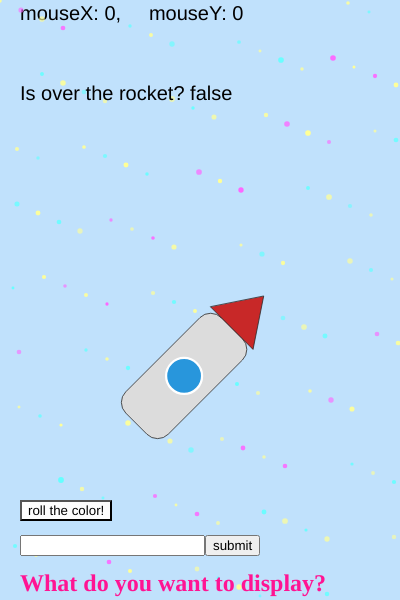
Frame 1 (no input)
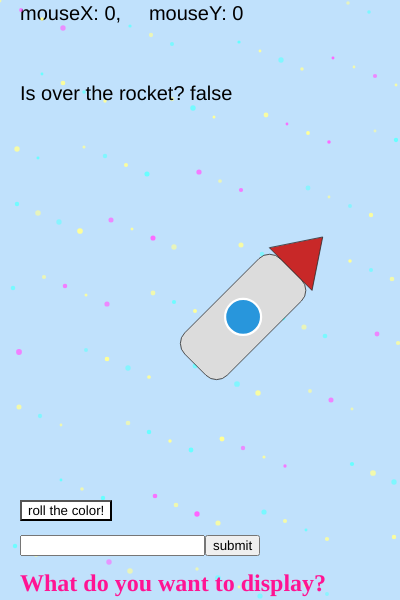
Frame 60 (no input)
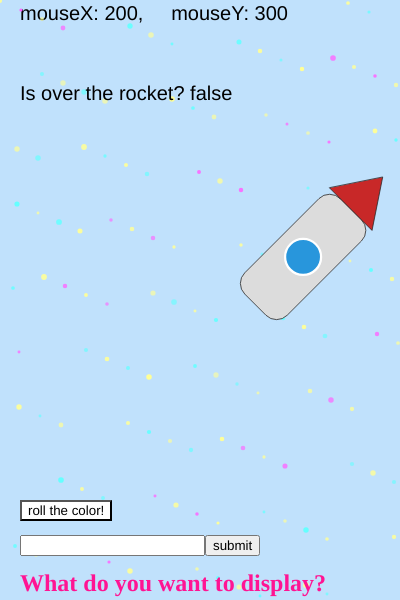
Frame 120 (the mouse pressed at the canvas centre since frame 60)

The p5.js sketch that drew these frames (run headless with seeded random() and noise() and a simulated clock; from frame 60 on, the mouse is pressed at the canvas centre):

// p5.js sketch
// ── sketch.js
// dimensioni del foglio da disegno
let xMax = 400;
let yMax = 600;

// posizione iniziale del razzo
let xRocket = xMax/2;
let yRocket = yMax*0.6;

// DIMENSIONI DEL RAZZO CI SERVONO PER VERIFICARE SE IL MOUSE È SOPRA IL RAZZO
let rocketHeight = 180;
let rocketWidth = 80;

// variabili interazione
let buttonText;
let buttonRolling;
let greeting;
let inpuText;
let bckgcolor = "#C0E1FC"
let sliderColor;
let rocketBodyColor = 220;

let colors = [ "red", "green", "pink", "blue", 
  "orange", "yellow" , "#C0E1FC", 220];

// disegna una singola stella; il colore dipende da i
function drawStar(i, starX, starY, transparency, size){
  if(i%2==0){
      //stella tipo 1
      fill(255, 255, 150, transparency);
      ellipse(starX, starY, size);
    } else if (i%3==0){
      //stella tipo 2
      fill(255, 100, 255, transparency);
      ellipse(starX, starY, size);
    } else {
      //stella tipo 3
      fill(100, 255, 255, transparency);
      ellipse(starX, starY, size);
    }

}

// disegna n stelle (default 120)
function drawStars(n=120){
  push(); // aprire contesto di disegno
  noStroke(); // eliminare i bordi 
  for (let i=0; i < n; i++){
    let starX = (i*37) % width + (i%3)*5;
    let starY = ((i*73) % height) + (1%7);

    // trasparenza casuale tra 150 e 255
    let randomTransparency = random(150, 255);
    // diametro casuale tra 2.8 e 5.8 pixel
    let randomSize = random(2.8, 5.8);

    drawStar(i, starX, starY, randomTransparency, randomSize)
  }
  pop();
}

// disegna il razzo in (x, y) con scala scl e rotazione angle (gradi)
function drawRocket(x, y, scl=1, angle=0){
  push();
  translate(x, y); // l'origine si sposta nella posizione del razzo
  scale(scl);      // ingrandire/rimpicciolire
  rotate(angle);   // ruotare attorno all'origine

  // da qui in poi le coordinate sono relative al razzo
  // corpo
  fill(rocketBodyColor);
  stroke(40);
  rectMode(CENTER);
  rect(0, 30, rocketWidth, rocketHeight, 20);

  // punta (triangolo rosso)
  fill(200, 40, 40);
  triangle(-40, -60, 40,-60, 0, -120)

  // finestrino
  fill(40, 150, 220);
  stroke(255);
  strokeWeight(3);
  ellipse(0, 30,48,48);

  pop(); // ripristinare il sistema di coordinate
}

// muovere il razzo: a destra e verso l'alto
function moveRocket(){
  // muovere il razzo: a destra e verso l'alto (retta 45°)
  xRocket = xRocket + 1;
  yRocket = yRocket - 1;

  // se il razzo è uscito in alto a destra,
  // riparte dal basso a sinistra
  if (xRocket > xMax - 40 && yRocket < 0){
    xRocket = 0;
    yRocket = yMax - 40; // calcolare la posizione in basso considerando l'altezza del razzo ruotato
  }
}

function setup() {
  createCanvas(xMax, yMax); // crea la finestra 400x600
  frameRate(30);            // 30 fotogrammi al secondo
  angleMode(DEGREES);       // gli angoli sono espressi in gradi
  
  // creo label per il testo
  greeting = createElement('h2', 'What do you want to display?');
  greeting.style('color', 'deeppink'); // assegna stile CSS
  greeting.position(20, yMax - 50);

  // creo slider per il colore del razzo
  // min, max, default, step
  sliderColor = createSlider(0, 7, 7, 1);
  sliderColor.position(20, yMax);
  sliderColor.size(100);

  // creo input per inserire il testo da mostrare
  inpuText = createInput();
  inpuText.position(20, yMax -  65);

  // creo bottone per inviare il testo da mostrare
  buttonText = createButton('submit');
  buttonText.position(inpuText.x + inpuText.width,yMax - 65);
  buttonText.mousePressed(newTextFunc);

  //bottone del colore
  buttonRolling = createButton("roll the color!");
  buttonRolling.position(20, yMax - 100);
  buttonRolling.mousePressed(rollColor);
  buttonRolling.style('background-color', '#ffffff');

  // Hover effect using mouse events
  buttonRolling.mouseOver(() => {
    buttonRolling.style('background-color', '#cccccc'); // hover color
  });
  buttonRolling.mouseOut(() => {
    buttonRolling.style('background-color', '#ffffff'); // normal color
  });
  buttonRolling.style('transition', 'background-color 0.1s');
}

function draw() {
  background(bckgcolor); // azzurro chiaro

  // il colore del razzo dipende dallo slider
  rocketBodyColor = colors[ceil(sliderColor.value())];

  // testo con le coordinate del mouse
  fill(0); // nero
  textSize(20);
  text("mouseX: " + mouseX + ",\
     mouseY: " + mouseY,20,20)

  drawStars(120) // stelle

  // razzo scalato a 0.75 e ruotato di 45 gradi
  drawRocket(xRocket, yRocket, 0.75, 45);

  moveRocket(); // aggiornare la posizione

  // verifica se il mouse è sopra il razzo
  let isover=false;
  if(isMouseOverRocket() ){
      isover=true
  } else{
    isover=false;
  }
  text("Is over the rocket? "+ isover, 20, 100);
}

//determina se il mouse è sopra al razzo
function isMouseOverRocket() { 
  return (mouseX > xRocket-(rocketWidth/2) &&
          mouseX < xRocket + (rocketWidth/2) &&
          mouseY > yRocket-(rocketHeight/2) &&
          mouseY < yRocket + yRocket+(rocketHeight/2));

}

function rollColor(){
  let  idx = random(0,7);
  //vogliamo solo numeri interi
  //intero inferiore, 1.1 --> 1
  // bckgcolor = floor(idx);
  //intero superiore, 1.1 --> 2
  //un numero intero 
  //tra 1 e 7
  //indice per accedere all'array
  bckgcolor = colors[ceil(idx)];
  //redraw();
}


function newTextFunc(){
  let text = inpuText.value();
  greeting.html("The text now is " + text);
}
